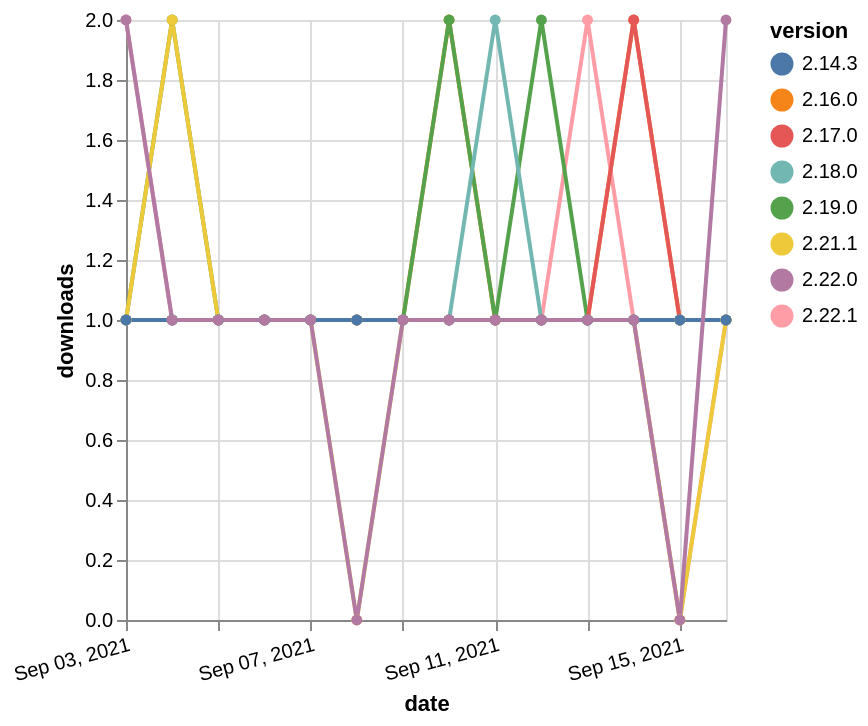

Source (Vega-Lite JSON):
### Vega-Lite specification from a JSON file in a GitHub repository (floating-point values rounded to 4 significant figures)
{"$schema": "https://vega.github.io/schema/vega-lite/v5.json", "description": "A simple bar chart with embedded data.", "data": {"values": [{"date": "2021-09-03", "total": 194, "delta": 1, "version": "2.16.0"}, {"date": "2021-09-04", "total": 195, "delta": 1, "version": "2.16.0"}, {"date": "2021-09-05", "total": 196, "delta": 1, "version": "2.16.0"}, {"date": "2021-09-06", "total": 197, "delta": 1, "version": "2.16.0"}, {"date": "2021-09-07", "total": 198, "delta": 1, "version": "2.16.0"}, {"date": "2021-09-08", "total": 199, "delta": 1, "version": "2.16.0"}, {"date": "2021-09-09", "total": 200, "delta": 1, "version": "2.16.0"}, {"date": "2021-09-10", "total": 202, "delta": 2, "version": "2.16.0"}, {"date": "2021-09-11", "total": 203, "delta": 1, "version": "2.16.0"}, {"date": "2021-09-12", "total": 204, "delta": 1, "version": "2.16.0"}, {"date": "2021-09-13", "total": 205, "delta": 1, "version": "2.16.0"}, {"date": "2021-09-14", "total": 207, "delta": 2, "version": "2.16.0"}, {"date": "2021-09-15", "total": 208, "delta": 1, "version": "2.16.0"}, {"date": "2021-09-16", "total": 209, "delta": 1, "version": "2.16.0"}, {"date": "2021-09-03", "total": 64, "delta": 2, "version": "2.22.1"}, {"date": "2021-09-04", "total": 65, "delta": 1, "version": "2.22.1"}, {"date": "2021-09-05", "total": 66, "delta": 1, "version": "2.22.1"}, {"date": "2021-09-06", "total": 67, "delta": 1, "version": "2.22.1"}, {"date": "2021-09-07", "total": 68, "delta": 1, "version": "2.22.1"}, {"date": "2021-09-08", "total": 69, "delta": 1, "version": "2.22.1"}, {"date": "2021-09-09", "total": 70, "delta": 1, "version": "2.22.1"}, {"date": "2021-09-10", "total": 71, "delta": 1, "version": "2.22.1"}, {"date": "2021-09-11", "total": 72, "delta": 1, "version": "2.22.1"}, {"date": "2021-09-12", "total": 73, "delta": 1, "version": "2.22.1"}, {"date": "2021-09-13", "total": 75, "delta": 2, "version": "2.22.1"}, {"date": "2021-09-14", "total": 76, "delta": 1, "version": "2.22.1"}, {"date": "2021-09-15", "total": 76, "delta": 0, "version": "2.22.1"}, {"date": "2021-09-16", "total": 77, "delta": 1, "version": "2.22.1"}, {"date": "2021-09-03", "total": 162, "delta": 1, "version": "2.19.0"}, {"date": "2021-09-04", "total": 164, "delta": 2, "version": "2.19.0"}, {"date": "2021-09-05", "total": 165, "delta": 1, "version": "2.19.0"}, {"date": "2021-09-06", "total": 166, "delta": 1, "version": "2.19.0"}, {"date": "2021-09-07", "total": 167, "delta": 1, "version": "2.19.0"}, {"date": "2021-09-08", "total": 168, "delta": 1, "version": "2.19.0"}, {"date": "2021-09-09", "total": 169, "delta": 1, "version": "2.19.0"}, {"date": "2021-09-10", "total": 171, "delta": 2, "version": "2.19.0"}, {"date": "2021-09-11", "total": 172, "delta": 1, "version": "2.19.0"}, {"date": "2021-09-12", "total": 174, "delta": 2, "version": "2.19.0"}, {"date": "2021-09-13", "total": 175, "delta": 1, "version": "2.19.0"}, {"date": "2021-09-14", "total": 176, "delta": 1, "version": "2.19.0"}, {"date": "2021-09-15", "total": 177, "delta": 1, "version": "2.19.0"}, {"date": "2021-09-16", "total": 178, "delta": 1, "version": "2.19.0"}, {"date": "2021-09-03", "total": 162, "delta": 1, "version": "2.17.0"}, {"date": "2021-09-04", "total": 163, "delta": 1, "version": "2.17.0"}, {"date": "2021-09-05", "total": 164, "delta": 1, "version": "2.17.0"}, {"date": "2021-09-06", "total": 165, "delta": 1, "version": "2.17.0"}, {"date": "2021-09-07", "total": 166, "delta": 1, "version": "2.17.0"}, {"date": "2021-09-08", "total": 167, "delta": 1, "version": "2.17.0"}, {"date": "2021-09-09", "total": 168, "delta": 1, "version": "2.17.0"}, {"date": "2021-09-10", "total": 169, "delta": 1, "version": "2.17.0"}, {"date": "2021-09-11", "total": 170, "delta": 1, "version": "2.17.0"}, {"date": "2021-09-12", "total": 171, "delta": 1, "version": "2.17.0"}, {"date": "2021-09-13", "total": 172, "delta": 1, "version": "2.17.0"}, {"date": "2021-09-14", "total": 174, "delta": 2, "version": "2.17.0"}, {"date": "2021-09-15", "total": 175, "delta": 1, "version": "2.17.0"}, {"date": "2021-09-16", "total": 176, "delta": 1, "version": "2.17.0"}, {"date": "2021-09-03", "total": 134, "delta": 1, "version": "2.21.1"}, {"date": "2021-09-04", "total": 136, "delta": 2, "version": "2.21.1"}, {"date": "2021-09-05", "total": 137, "delta": 1, "version": "2.21.1"}, {"date": "2021-09-06", "total": 138, "delta": 1, "version": "2.21.1"}, {"date": "2021-09-07", "total": 139, "delta": 1, "version": "2.21.1"}, {"date": "2021-09-08", "total": 139, "delta": 0, "version": "2.21.1"}, {"date": "2021-09-09", "total": 140, "delta": 1, "version": "2.21.1"}, {"date": "2021-09-10", "total": 141, "delta": 1, "version": "2.21.1"}, {"date": "2021-09-11", "total": 142, "delta": 1, "version": "2.21.1"}, {"date": "2021-09-12", "total": 143, "delta": 1, "version": "2.21.1"}, {"date": "2021-09-13", "total": 144, "delta": 1, "version": "2.21.1"}, {"date": "2021-09-14", "total": 145, "delta": 1, "version": "2.21.1"}, {"date": "2021-09-15", "total": 145, "delta": 0, "version": "2.21.1"}, {"date": "2021-09-16", "total": 146, "delta": 1, "version": "2.21.1"}, {"date": "2021-09-03", "total": 158, "delta": 1, "version": "2.18.0"}, {"date": "2021-09-04", "total": 159, "delta": 1, "version": "2.18.0"}, {"date": "2021-09-05", "total": 160, "delta": 1, "version": "2.18.0"}, {"date": "2021-09-06", "total": 161, "delta": 1, "version": "2.18.0"}, {"date": "2021-09-07", "total": 162, "delta": 1, "version": "2.18.0"}, {"date": "2021-09-08", "total": 163, "delta": 1, "version": "2.18.0"}, {"date": "2021-09-09", "total": 164, "delta": 1, "version": "2.18.0"}, {"date": "2021-09-10", "total": 165, "delta": 1, "version": "2.18.0"}, {"date": "2021-09-11", "total": 167, "delta": 2, "version": "2.18.0"}, {"date": "2021-09-12", "total": 168, "delta": 1, "version": "2.18.0"}, {"date": "2021-09-13", "total": 169, "delta": 1, "version": "2.18.0"}, {"date": "2021-09-14", "total": 170, "delta": 1, "version": "2.18.0"}, {"date": "2021-09-15", "total": 171, "delta": 1, "version": "2.18.0"}, {"date": "2021-09-16", "total": 172, "delta": 1, "version": "2.18.0"}, {"date": "2021-09-03", "total": 192, "delta": 1, "version": "2.14.3"}, {"date": "2021-09-04", "total": 193, "delta": 1, "version": "2.14.3"}, {"date": "2021-09-05", "total": 194, "delta": 1, "version": "2.14.3"}, {"date": "2021-09-06", "total": 195, "delta": 1, "version": "2.14.3"}, {"date": "2021-09-07", "total": 196, "delta": 1, "version": "2.14.3"}, {"date": "2021-09-08", "total": 197, "delta": 1, "version": "2.14.3"}, {"date": "2021-09-09", "total": 198, "delta": 1, "version": "2.14.3"}, {"date": "2021-09-10", "total": 199, "delta": 1, "version": "2.14.3"}, {"date": "2021-09-11", "total": 200, "delta": 1, "version": "2.14.3"}, {"date": "2021-09-12", "total": 201, "delta": 1, "version": "2.14.3"}, {"date": "2021-09-13", "total": 202, "delta": 1, "version": "2.14.3"}, {"date": "2021-09-14", "total": 203, "delta": 1, "version": "2.14.3"}, {"date": "2021-09-15", "total": 204, "delta": 1, "version": "2.14.3"}, {"date": "2021-09-16", "total": 205, "delta": 1, "version": "2.14.3"}, {"date": "2021-09-03", "total": 127, "delta": 2, "version": "2.22.0"}, {"date": "2021-09-04", "total": 128, "delta": 1, "version": "2.22.0"}, {"date": "2021-09-05", "total": 129, "delta": 1, "version": "2.22.0"}, {"date": "2021-09-06", "total": 130, "delta": 1, "version": "2.22.0"}, {"date": "2021-09-07", "total": 131, "delta": 1, "version": "2.22.0"}, {"date": "2021-09-08", "total": 131, "delta": 0, "version": "2.22.0"}, {"date": "2021-09-09", "total": 132, "delta": 1, "version": "2.22.0"}, {"date": "2021-09-10", "total": 133, "delta": 1, "version": "2.22.0"}, {"date": "2021-09-11", "total": 134, "delta": 1, "version": "2.22.0"}, {"date": "2021-09-12", "total": 135, "delta": 1, "version": "2.22.0"}, {"date": "2021-09-13", "total": 136, "delta": 1, "version": "2.22.0"}, {"date": "2021-09-14", "total": 137, "delta": 1, "version": "2.22.0"}, {"date": "2021-09-15", "total": 137, "delta": 0, "version": "2.22.0"}, {"date": "2021-09-16", "total": 139, "delta": 2, "version": "2.22.0"}]}, "width": "container", "mark": {"type": "line", "point": {"filled": true}}, "encoding": {"x": {"field": "date", "type": "temporal", "timeUnit": "yearmonthdate", "title": "date", "axis": {"labelAngle": -15}}, "y": {"field": "delta", "type": "quantitative", "title": "downloads"}, "color": {"field": "version", "type": "nominal"}, "tooltip": {"field": "delta"}}}
